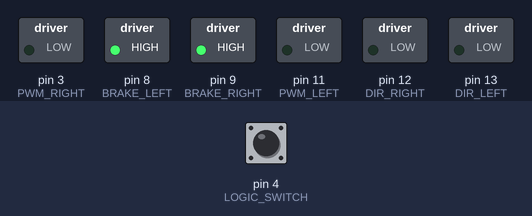
Bench run of a sketch on a simulated Arduino Uno, built with avr-gcc and run on an emulated ATmega328P. Shown: switched loads named in the sketch (green lamp = pin HIGH). Inputs (shaded band) come from the test bench; at power-on: pin 4 (LOGIC_SWITCH) HIGH.

Above: at 1.3 s.
1.4 s: pin 4 (LOGIC_SWITCH) pulled LOW for 0.3 s
At 2.3 s:
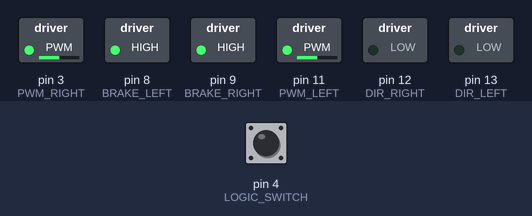
3.2 s: pin 4 (LOGIC_SWITCH) pulled LOW for 3.2 s
At 4.6 s:
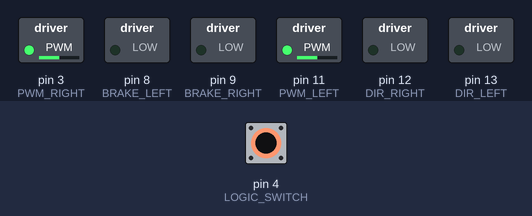
Timing chart, 0 to 7.9 s (numbered marks = the images above; inputs shaded):
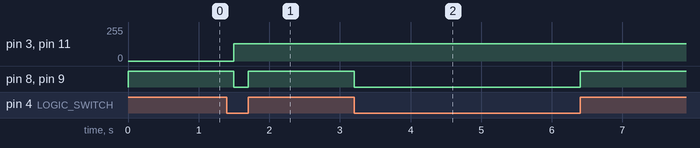

Measured:
- after the input at 1.4 s, pin 3 (PWM_RIGHT), pin 11 (PWM_LEFT): 0/255 → 128/255 after 0.10 s; pin 8 (BRAKE_LEFT), pin 9 (BRAKE_RIGHT): HIGH → LOW after 0.10 s, → HIGH 0.20 s later
- after the input at 3.2 s, pin 8 (BRAKE_LEFT), pin 9 (BRAKE_RIGHT): HIGH → LOW at once, → HIGH 3.2 s later

The sketch:

motors.ino
```cpp
/* FileName: motors.ino
 *
 * Author: Ryan M. Bowen
 * Email:  rmb3518@gmail.com
 *
 * Description: Simple DC motor control using Arduino Motor Shield V3
 *              Intended for use in RoboCamp - Expert @ RIT
 *
 * Date Modified: 08/07/2013
 *
 * PIN_OUT:
 *            PWM_RIGHT   --> 3
 *            PWM_LEFT    --> 11
 *            DIR_RIGHT   --> 12
 *            DIR_LEFT    --> 13
 *            BRAKE_RIGHT --> 9
 *            BRAKE_LEFT  --> 8
 *
 *
 * Hardware: (2) DC Motors, Arduino Motor Shield V3
 */

// Motor Sheild Pinouts
#define PWM_RIGHT    3   // Right Motor Speed
#define PWM_LEFT     11  // Left Motor Speed
#define DIR_RIGHT    12  // Right Motor Direction
#define DIR_LEFT     13  // Left Motor Direction
#define BRAKE_RIGHT  9   // Right Motor Brake
#define BRAKE_LEFT   8   // Left Motor Brake

// Logic Switch Pin
#define LOGIC_SWITCH 4

// Motor Directions
#define RIGHT_MOTOR_FWD  LOW
#define RIGHT_MOTOR_REV  HIGH
#define LEFT_MOTOR_FWD   HIGH
#define LEFT_MOTOR_REV   LOW

// Stores value of logic switch
int logicSwitch = 0;

/**
 * Setup the motor shield pins
 */
void setup() {

  // Setup Z Motors
  pinMode(PWM_RIGHT, OUTPUT);
  pinMode(PWM_LEFT,  OUTPUT);
  pinMode(DIR_RIGHT, OUTPUT);
  pinMode(DIR_LEFT,  OUTPUT);
  pinMode(BRAKE_RIGHT, OUTPUT);
  pinMode(BRAKE_LEFT,  OUTPUT);
}

/**
 *  Loop forward movement while logic switch is enabled
 */
void loop() {

  // Read/Store the value of the logic switch
  logicSwitch = digitalRead(LOGIC_SWITCH);

  // Check if logic switch is on (ON=LOW)
  if( logicSwitch == LOW ){

    // Go forward 128 (max speed)
    forward(128);

  }else{

     // Logic switch is off stop the motors
     stop();
     delay(250);
  }

}

/**
 *  Set the robot to go forward
 *
 *  @params speed - speed of the motors [0,128]
 */
void forward(int speed){

  // Be sure that the brake is off
  digitalWrite(BRAKE_RIGHT,LOW);
  digitalWrite(BRAKE_LEFT,LOW);

  // Set the motor directions
  digitalWrite(DIR_RIGHT,RIGHT_MOTOR_FWD);
  digitalWrite(DIR_LEFT, LEFT_MOTOR_REV);

  // Set the speed of the motors
  analogWrite(PWM_RIGHT, speed);
  analogWrite(PWM_LEFT,  speed);

}

/**
 *  Stop the robot by applying the brakes
 */
void stop()
{
   // Turn on the brakes
   brakesOn();
}

/**
 * Move robot backwards
 *
 * @params speed - speed to move backwards [0,128]
 */
void backward(int speed) {

  // Be sure to turn off the brakes
  brakesOff();

  //Set direction
  digitalWrite(DIR_RIGHT, RIGHT_MOTOR_REV);
  digitalWrite(DIR_LEFT, LEFT_MOTOR_FWD);

  //Set speed
  analogWrite(PWM_RIGHT, speed);
  analogWrite(PWM_LEFT, speed);
}

/**
 * Rotate robot counter clockwise
 *
 * @params speed - speed to rotate [0,128]
 */
void rotateLeft(int speed) {

  // Be sure to turn off the brakes
  brakesOff();

  //Set Direction
  digitalWrite(DIR_RIGHT, RIGHT_MOTOR_FWD);
  digitalWrite(DIR_LEFT, LEFT_MOTOR_FWD);

  //Set speed
  analogWrite(PWM_RIGHT, speed);
  analogWrite(PWM_LEFT, speed);
}

/**
 * Rotate robot clockwise
 *
 * @params speed - speed to rotate [0,128]
 */
void rotateRight(int speed) {

  // Be sure to turn off the brakes
  brakesOff();

  //Set Direction
  digitalWrite(DIR_RIGHT, RIGHT_MOTOR_REV);
  digitalWrite(DIR_LEFT, LEFT_MOTOR_REV);

  //Set speed
  analogWrite(PWM_RIGHT, speed);
  analogWrite(PWM_LEFT, speed);
}

void brakesOn()
{
   //Turn on brakes
  digitalWrite(BRAKE_RIGHT,HIGH);
  digitalWrite(BRAKE_LEFT,HIGH);
}

void brakesOff()
{
    //Turn off brakes
  digitalWrite(BRAKE_RIGHT,LOW);
  digitalWrite(BRAKE_LEFT,LOW);

}
```
